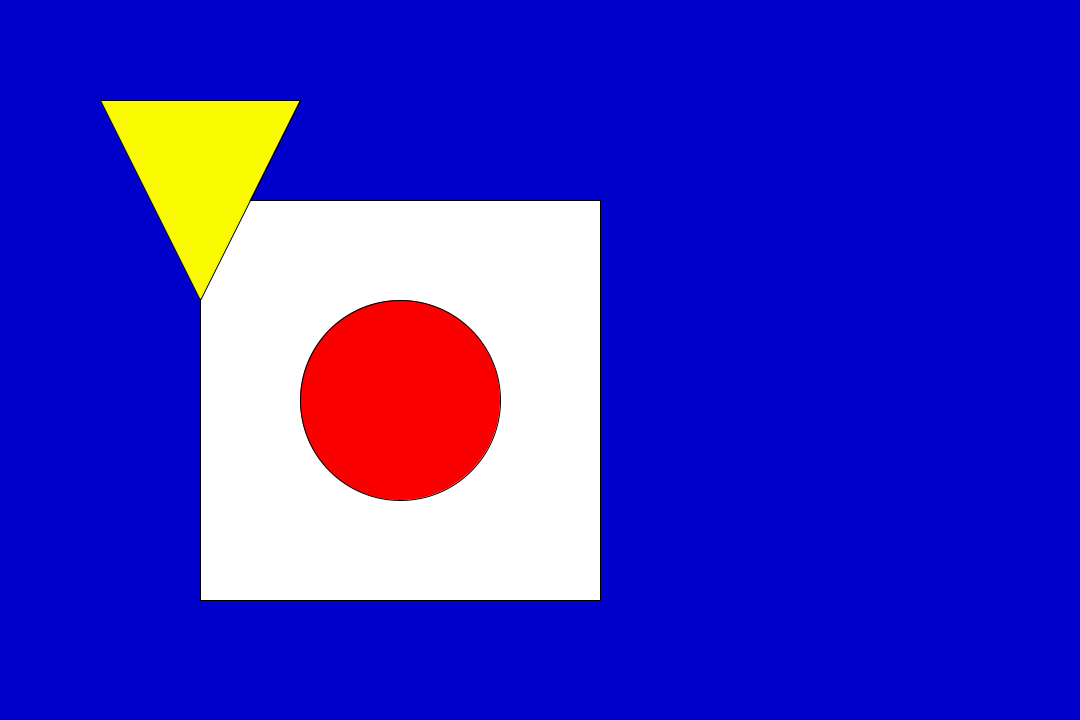
Frame 1 (no input)
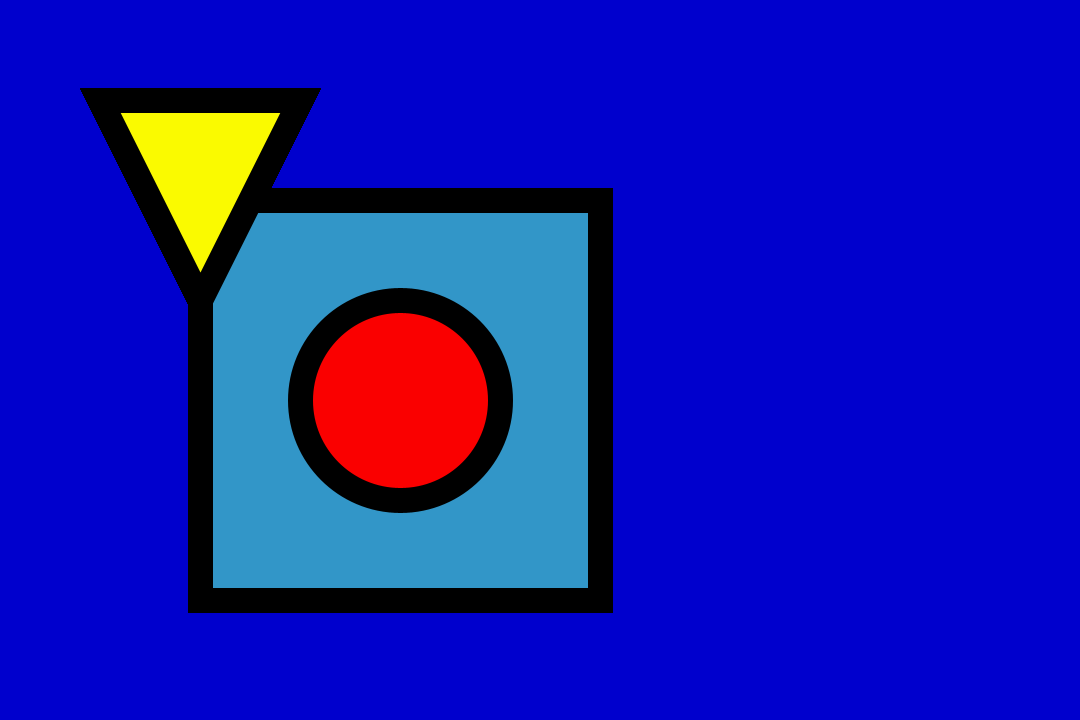
Frame 60 (the mouse pressed at the canvas centre just before this capture)
Frame 120 (the mouse held since frame 60 and released just before this capture): identical to frame 60, image omitted

The Processing sketch that drew these frames (run headless with seeded random() and noise(); from frame 60 on, the mouse is pressed at the canvas centre):

// Processing sketch: ss1_shapes
// ── ss1_shapes.pde
//Michael Lecolant

void setup(){
  
size(1080,720);
background(0,0,205);
rectMode(CENTER);
}

void draw(){
  
  rect(400,400,400,400);
  fill(250,0,0);
 
  ellipse(400, 400, 200, 200);
  fill(250,250,0);
  
  triangle(100, 100, 300, 100, 200, 300);
  fill(50,150,200);
  
  
  strokeWeight(25);
}
